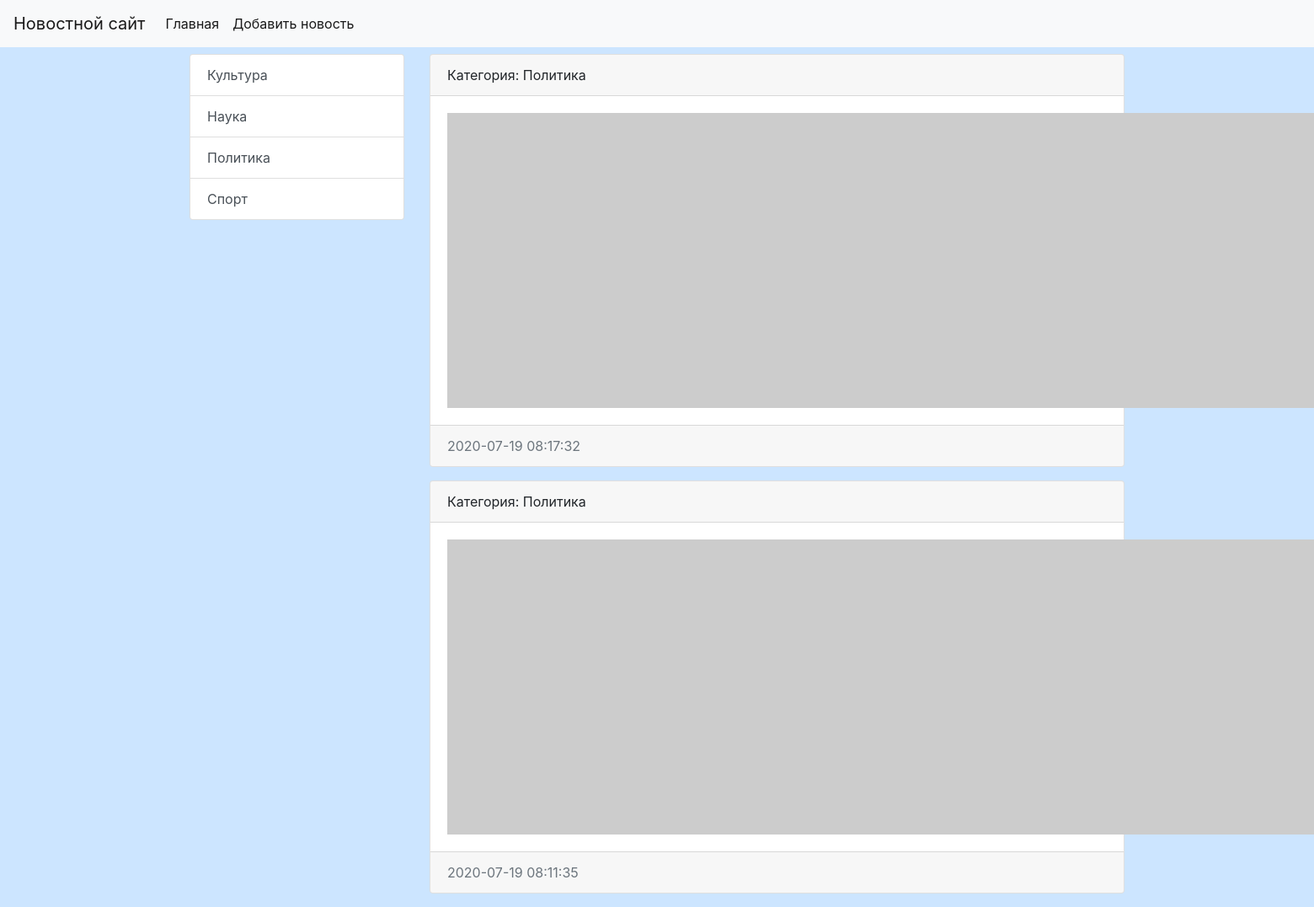
Page /category/3/ on the earlier database version.
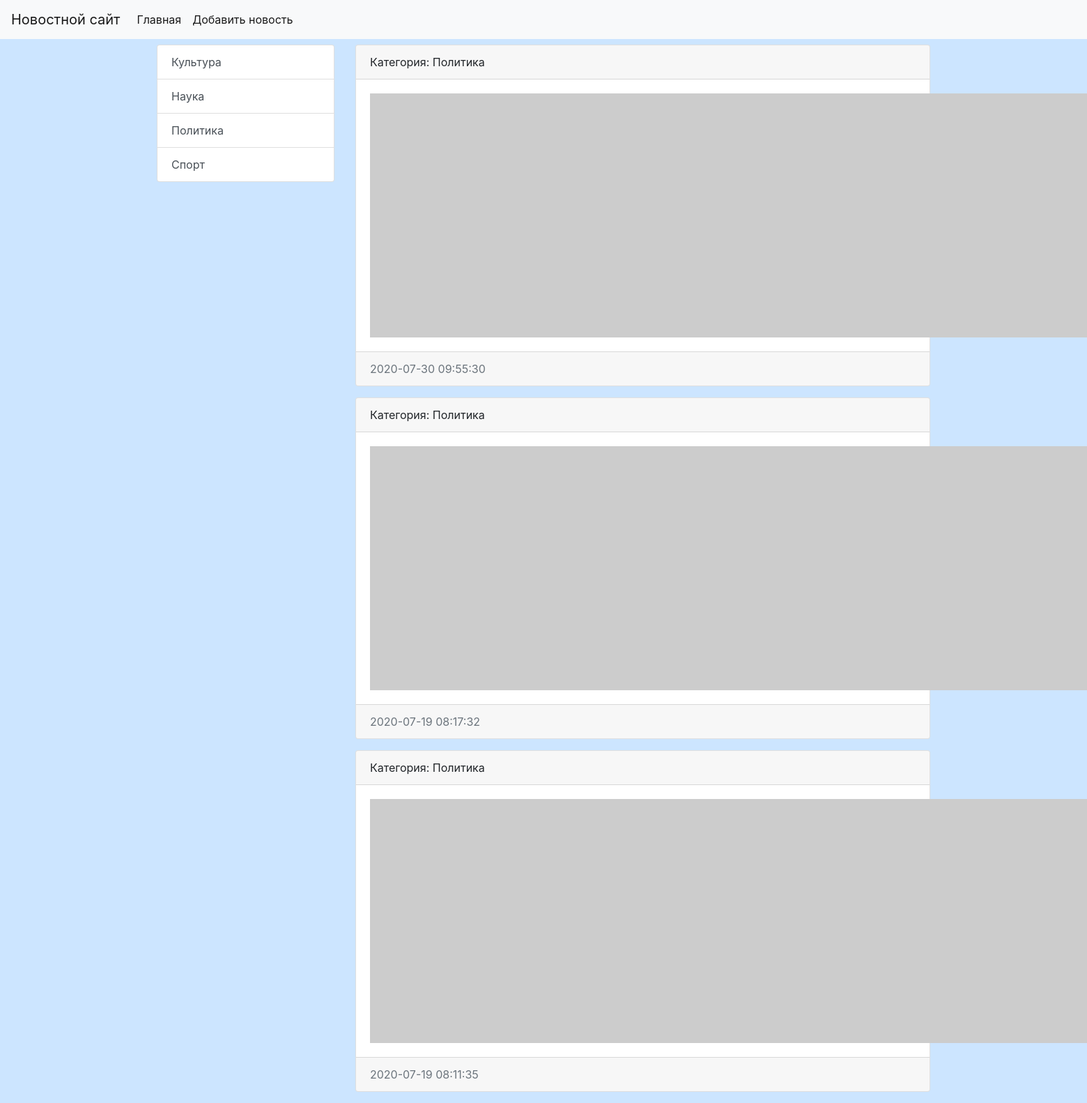
Same page on the later database version.
### news/models.py (models this page shows, shortened)
class Category(models.Model):
    title = models.CharField(max_length=150, db_index=True, verbose_name='Наименование категории')
    def get_absolute_url(self):
        return reverse_lazy('category', kwargs={"category_id": self.pk})
    class Meta:
        verbose_name = 'Категория'
        verbose_name_plural = 'Категории'
        ordering = ['title']

class News(models.Model):
    title = models.CharField(max_length=150, verbose_name='Наименование')
    content = models.TextField(blank=True, verbose_name='Контент')
    created_at = models.DateTimeField(auto_now_add=True, verbose_name='Дата публикации')
    update_at = models.DateTimeField(auto_now=True, verbose_name='Обновлено')
    photo = models.ImageField(upload_to='photos/%Y/%m/%d/', verbose_name='Изображение', blank=True)
    is_published = models.BooleanField(default=True, verbose_name='Состояние публикации')
    category = models.ForeignKey('Category', on_delete=models.PROTECT, verbose_name='Категория')
    def get_absolute_url(self):
        return reverse_lazy('view_news', kwargs={"news_id": self.pk})
    class Meta:
        verbose_name = 'Новость'
        verbose_name_plural = 'Новости'
        ordering = ['-created_at']

### news/views.py (the view)
# urls.py: path('category/<int:category_id>/', get_category, name='category'),
def get_category(request, category_id):
    news = News.objects.filter(category_id=category_id)
    category = Category.objects.get(pk=category_id)
    return render(request, 'news/category.html', {'news': news, 'category': category})

### news/templatetags/news_tags.py (called while the page is built)
@register.inclusion_tag('news/list_categories.html')
def show_categories(arg1='Hello', arg2='world'):
    categories = Category.objects.all()
    return {"categories": categories, "arg1": arg1, "arg2": arg2}

### news/templates/news/category.html (shortened to what this page needs)
{% extends 'base.html' %}
{% block sidebar %}
{% include 'inc/_sidebar.html' %}
{% endblock %}
{% block content %}
{% for item in news %}
<div class="card mb-3">
    <div class="card-header">
        Категория: {{ item.category.title }}
    </div>
    <div class="card-body">
        <div class="media">
            {% if item.photo %}
            <img src="{{ item.photo.url }}" alt="" width="350" class="mr-3">
            {% else %}
            <img src="https://picsum.photos/id/1060/350/235/?blur=2" alt="" class="mr-3">
            {% endif %}
        </div>
    </div>
    <div class="card-footer text-muted">
        {{ item.created_at|date:"Y-m-d H:i:s" }}
    </div>
</div>
{% endfor %}
{% endblock %}

### news/templates/news/list_categories.html
<div class="list-group">
            {% for item in categories %}
  <a href="{{ item.get_absolute_url }}" class="list-group-item list-group-item-action">{{ item.title }}</a>
            {% endfor %}
    </div>
</div>

Differences in the rows shown:
added News: category "Политика", created_at "2020-07-30 09:55:30"
